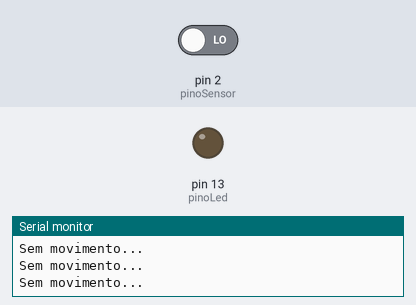
The sketch below on a simulated Arduino Uno, built with avr-gcc and run on an emulated ATmega328P. On the bench: output pins drawn as LEDs (lit = HIGH), the last lines printed to the serial monitor. Inputs (shaded band) come from the test bench; at power-on: pin 2 (pinoSensor) LOW.

Above: at 2.8 s.
2.9 s: pin 2 (pinoSensor) driven HIGH
At 3.9 s:
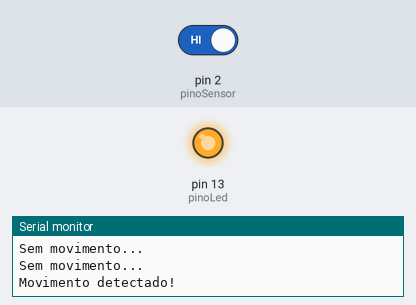
4.5 s: pin 2 (pinoSensor) driven LOW
At 5.5 s:
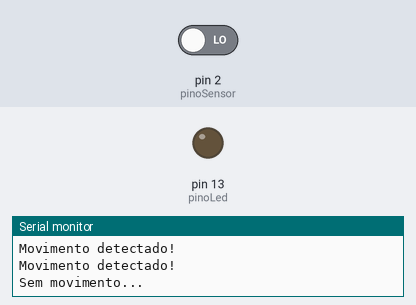
Timing chart, 0 to 7.5 s (numbered marks = the images above; inputs shaded):
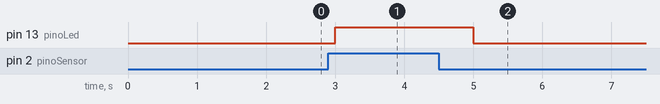

The sketch:

Detector_de_Movimento.ino
```cpp
int pinoSensor = 2;
int pinoLed = 13;

void setup() {
  pinMode(pinoSensor, INPUT);
  pinMode(pinoLed, OUTPUT);
  Serial.begin(9600);
}

void loop() {
  int estadoSensor = digitalRead(pinoSensor);

  if (estadoSensor == HIGH) {
    digitalWrite(pinoLed, HIGH);
    Serial.println("Movimento detectado!");
  } else {
    digitalWrite(pinoLed, LOW);
    Serial.println("Sem movimento...");
  }

  delay(1000);
}
```

Measured:
- after the input at 2.9 s, pin 13 (pinoLed): LOW → HIGH after 0.10 s
- after the input at 4.5 s, pin 13 (pinoLed): HIGH → LOW after 0.50 s
